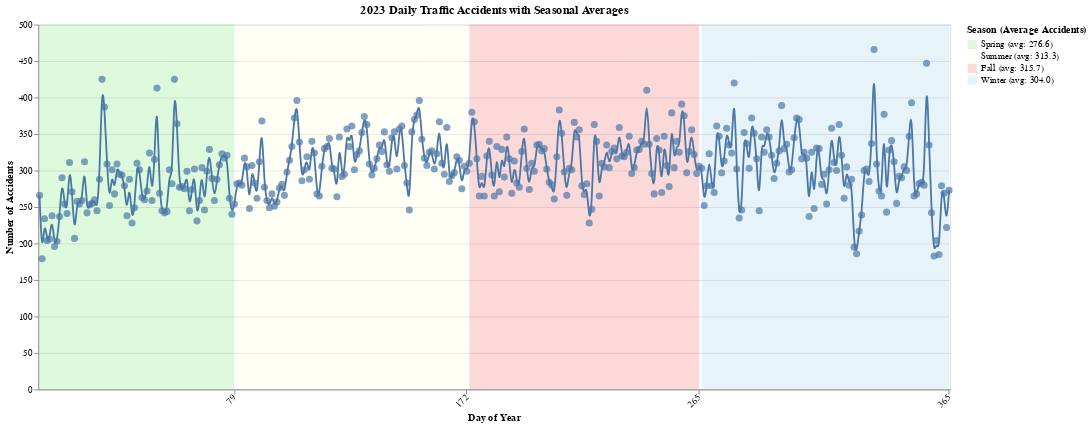

Notebook code cell kept with this figure:
### Markdown cell above
# Visual-# Daily Traffic Records in 2023 with Seasonal Averages - Ameer Mustafa

### Code cell
import pandas as pd
import altair as alt

# Load + preprocess
df = pd.read_csv('Traffic_Crash_Data.csv')
df['CRASH_DATE'] = pd.to_datetime(df['CRASH_DATE'])
df_2023 = df[df['CRASH_DATE'].dt.year == 2023].copy()  # Make an explicit copy to avoid SettingWithCopyWarning
df_2023['DayOfYear'] = df_2023['CRASH_DATE'].dt.dayofyear  


# Group by day
daily_counts = df_2023.groupby('DayOfYear').size().reset_index(name='Accident_Count')

# Assign season
def get_season(day):
    if 80 <= day <= 172:
        return 'Summer'
    elif 173 <= day <= 265:
        return 'Fall'
    elif 266 <= day <= 365:
        return 'Winter'
    else:
        return 'Spring'

daily_counts['Season'] = daily_counts['DayOfYear'].apply(get_season)

# Compute seasonal averages
season_avg = daily_counts.groupby('Season')['Accident_Count'].mean().round(1).to_dict()

# Update season names with average for the legend
daily_counts['Season Label'] = daily_counts['Season'].apply(lambda s: f"{s} (avg: {season_avg[s]})")

# Season color scale
season_colors = {
    "Spring (avg: {})".format(season_avg["Spring"]): "lightgreen",
    "Summer (avg: {})".format(season_avg["Summer"]): "lightyellow",
    "Fall (avg: {})".format(season_avg["Fall"]): "lightcoral",
    "Winter (avg: {})".format(season_avg["Winter"]): "lightblue",
}

# Background season ranges
seasons_df = pd.DataFrame([
    {"start": 1, "end": 79, "season": f"Spring (avg: {season_avg['Spring']})"},
    {"start": 80, "end": 172, "season": f"Summer (avg: {season_avg['Summer']})"},
    {"start": 173, "end": 265, "season": f"Fall (avg: {season_avg['Fall']})"},
    {"start": 266, "end": 365, "season": f"Winter (avg: {season_avg['Winter']})"}
])

# Background rects
background = alt.Chart(seasons_df).mark_rect().encode(
    x=alt.X('start:O'),
    x2='end:O',
    color=alt.Color('season:N', scale=alt.Scale(domain=list(season_colors.keys()), range=list(season_colors.values())),
                    legend=alt.Legend(title="Season (Average Accidents)")),
    opacity=alt.value(0.3)
)

# Line + points chart
base = alt.Chart(daily_counts).encode(
    x=alt.X('DayOfYear:O', title='Day of Year', axis=alt.Axis( tickCount=4, values=[79, 172, 265, 365], labelAngle=-45)),
    y=alt.Y('Accident_Count:Q', title='Number of Accidents'),
    tooltip=['DayOfYear', 'Accident_Count', 'Season']
)

line = base.mark_line(interpolate='basis')
points = base.mark_point(filled=True, size=60)

# Combine
chart = (background + line + points).properties(
    width=1000,
    height=400,
    title='2023 Daily Traffic Accidents with Seasonal Averages'
)

chart

### Figure 1 — Vega-Lite specification as saved in the notebook (floating-point values rounded to 4 significant figures; data arrays with more than 128 entries replaced by an {"elided": "..."} marker saying what was removed)
{"config": {"view": {"continuousWidth": 300, "continuousHeight": 300}}, "layer": [{"data": {"name": "data-a9b7523f829bc7bf0d6f4943d42ad2fd"}, "mark": {"type": "rect"}, "encoding": {"color": {"field": "season", "legend": {"title": "Season (Average Accidents)"}, "scale": {"domain": ["Spring (avg: 276.6)", "Summer (avg: 313.3)", "Fall (avg: 315.7)", "Winter (avg: 304.0)"], "range": ["lightgreen", "lightyellow", "lightcoral", "lightblue"]}, "type": "nominal"}, "opacity": {"value": 0.3}, "x": {"field": "start", "type": "ordinal"}, "x2": {"field": "end"}}}, {"data": {"name": "data-b9cfb3dde23c4e33b3ee37f4bd26996e"}, "mark": {"type": "line", "interpolate": "basis"}, "encoding": {"tooltip": [{"field": "DayOfYear", "type": "quantitative"}, {"field": "Accident_Count", "type": "quantitative"}, {"field": "Season", "type": "nominal"}], "x": {"axis": {"labelAngle": -45, "tickCount": 4, "values": [79, 172, 265, 365]}, "field": "DayOfYear", "title": "Day of Year", "type": "ordinal"}, "y": {"field": "Accident_Count", "title": "Number of Accidents", "type": "quantitative"}}}, {"data": {"name": "data-b9cfb3dde23c4e33b3ee37f4bd26996e"}, "mark": {"type": "point", "filled": true, "size": 60}, "encoding": {"tooltip": [{"field": "DayOfYear", "type": "quantitative"}, {"field": "Accident_Count", "type": "quantitative"}, {"field": "Season", "type": "nominal"}], "x": {"axis": {"labelAngle": -45, "tickCount": 4, "values": [79, 172, 265, 365]}, "field": "DayOfYear", "title": "Day of Year", "type": "ordinal"}, "y": {"field": "Accident_Count", "title": "Number of Accidents", "type": "quantitative"}}}], "height": 400, "title": "2023 Daily Traffic Accidents with Seasonal Averages", "width": 1000, "$schema": "https://vega.github.io/schema/vega-lite/v5.20.1.json", "datasets": {"data-a9b7523f829bc7bf0d6f4943d42ad2fd": [{"start": 1, "end": 79, "season": "Spring (avg: 276.6)"}, {"start": 80, "end": 172, "season": "Summer (avg: 313.3)"}, {"start": 173, "end": 265, "season": "Fall (avg: 315.7)"}, {"start": 266, "end": 365, "season": "Winter (avg: 304.0)"}], "data-b9cfb3dde23c4e33b3ee37f4bd26996e": {"elided": "365 records"}}}
